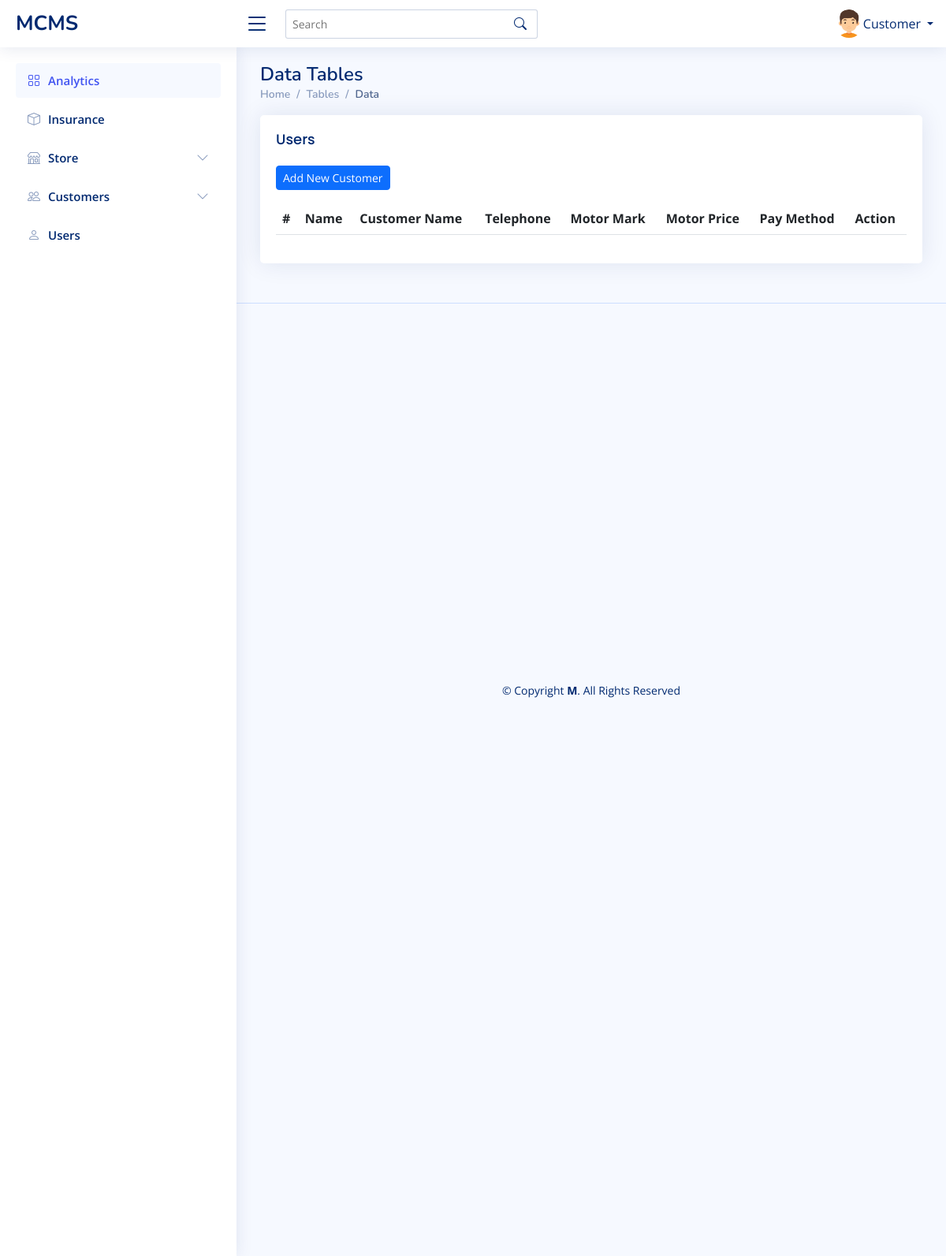
/Dashboard/Admin/paymentdane.php (signed in), run on an earlier commit of the app's database.
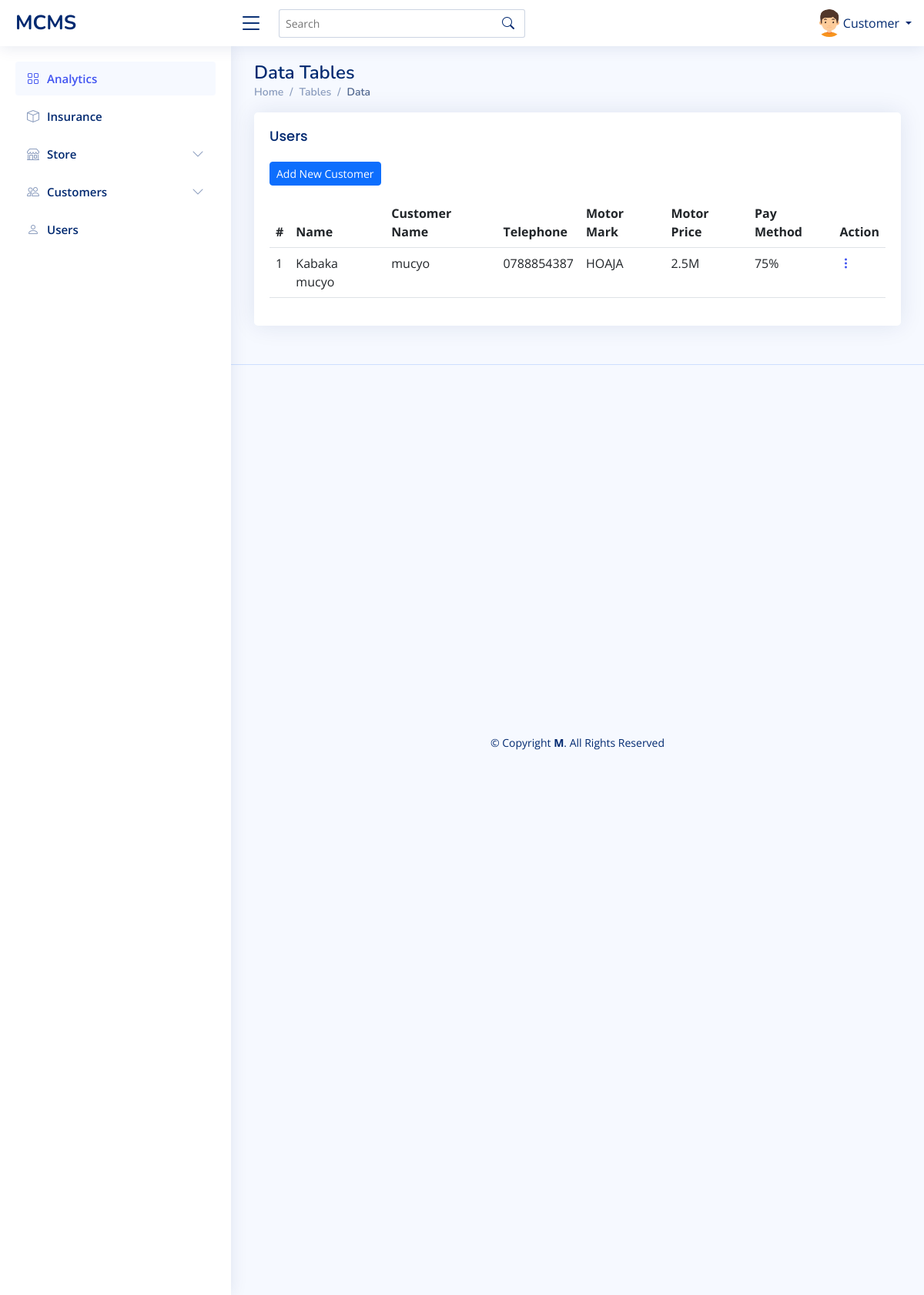
And on a later commit of the database.
### tables this page shows
CREATE TABLE `application` (
  `a_id` int(11) NOT NULL,
  `customer_id` int(11) NOT NULL,
  `store_id` int(11) NOT NULL,
  `phone` text NOT NULL,
  `photo` text NOT NULL,
  `address` varchar(30) NOT NULL,
  `pay` varchar(30) NOT NULL,
  `dates` timestamp NOT NULL DEFAULT current_timestamp() ON UPDATE current_timestamp(),
  `stat` varchar(200) NOT NULL DEFAULT 'Normal'
);

CREATE TABLE `customer` (
  `c_id` int(11) NOT NULL,
  `fname` varchar(250) NOT NULL,
  `lname` varchar(225) NOT NULL,
  `customername` varchar(100) NOT NULL,
  `email` varchar(100) NOT NULL,
  `telephone` int(11) NOT NULL,
  `address` varchar(100) NOT NULL,
  `gender` varchar(200) NOT NULL,
  `photo` varchar(250) NOT NULL,
  `password` varchar(250) NOT NULL,
  `status` varchar(250) NOT NULL,
  `dates` timestamp NOT NULL DEFAULT current_timestamp() ON UPDATE current_timestamp()
);

CREATE TABLE `store` (
  `s_id` int(11) NOT NULL,
  `mark` varchar(250) NOT NULL,
  `plate_no` varchar(100) NOT NULL,
  `status` varchar(100) NOT NULL,
  `price` varchar(100) NOT NULL,
  `requ` varchar(100) NOT NULL,
  `appr` int(11) NOT NULL,
  `datestored` timestamp NOT NULL DEFAULT current_timestamp() ON UPDATE current_timestamp(),
  `stat` varchar(200) NOT NULL DEFAULT 'Normal'
);

### Dashboard/Admin/paymentdane.php (the view, shortened to what this page needs)
<?php
    include 'navbar.php';
?>
  <main id="main" class="main">
    <div class="pagetitle">
      <h1>Data Tables</h1>
      <nav>
        <ol class="breadcrumb">
          <li class="breadcrumb-item"><a href="index.php">Home</a></li>
          <li class="breadcrumb-item">Tables</li>
          <li class="breadcrumb-item active">Data</li>
        </ol>
      </nav>
    </div>
    <section class="section">
      <div class="row">
        <div class="col-lg-12">
          <div class="card">
            <div class="card-body">
              <h5 class="card-title">Users</h5>
              <div class="box-header with-border">
              <a href="insert-customer.php" data-toggle="modal" class="btn btn-primary btn-sm btn-flat"><i class="fa fa-plus"></i>Add New Customer</a>
            </div>
<?php
          echo"
              <table class='table datatable'>
                <thead>
                  <tr>
                    <th scope='col'>#</th>
                    <th scope='col'>Name</th>
                    <th scope='col'>Customer Name</th>
                    <th scope='col'>Telephone</th>
                    <th scope='col'>Motor Mark</th>
                    <th scope='col'>Motor Price</th>
                    <th scope='col'>Pay Method</th>
                    <th scope='col'>Action</th>
                    </thead>";
                    $count = 1;
                $fetch = mysqli_query($conn,"select * from
                application,store,customer where customer.c_id=application.customer_id and store.s_id=application.store_id and store.requ='Approved' and store.status='PAID' and store.stat='Dane'");
                while($row = mysqli_fetch_array($fetch))
                {
                 echo"<tr>";
                 echo"<td>".$count."</td>";
                 echo"<td>".$row['fname']." ".$row['lname']."</td>";
                 echo"<td>".$row['customername']."</td>";
                 echo"<td>".$row['phone']."</td>";
                 echo"<td>".$row['mark']."</td>";
                 echo"<td>".$row['price']."</td>";
                 echo"<td>".$row['pay']."</td>";
                 echo"<td class='text-right'>".
						"<div class='dropdown'>
						<a href='#' class='action-icon bi bi-three-dots-vertical' data-bs-toggle='dropdown'></a>
						<div class='dropdown-menu dropdown-menu-right'>
						<a class='dropdown-item' href=update_customer.php?c_id=".$row['c_id']."><i class='bi bi-pencil'></i> Edit</a>".
						"<a class='dropdown-item' href=delete-customer.php?c_id=".$row['c_id']."><i class='bi bi-trash'></i> Delete</a>"."</td>";
            $count = $count + 1;
          }
echo"</table>";
?>
            </div>
          </div>
        </div>
      </div>
    </section>
  </main>
  <?php
        include "../footer.php"
   ?>

What changed in the data, as far as the page shows it:
added application: customer.fname "Kabaka", customer.lname "mucyo", customer.customername "mucyo", phone "0788854387", store.mark "HOAJA", store.price "2.5M", pay "75%"
